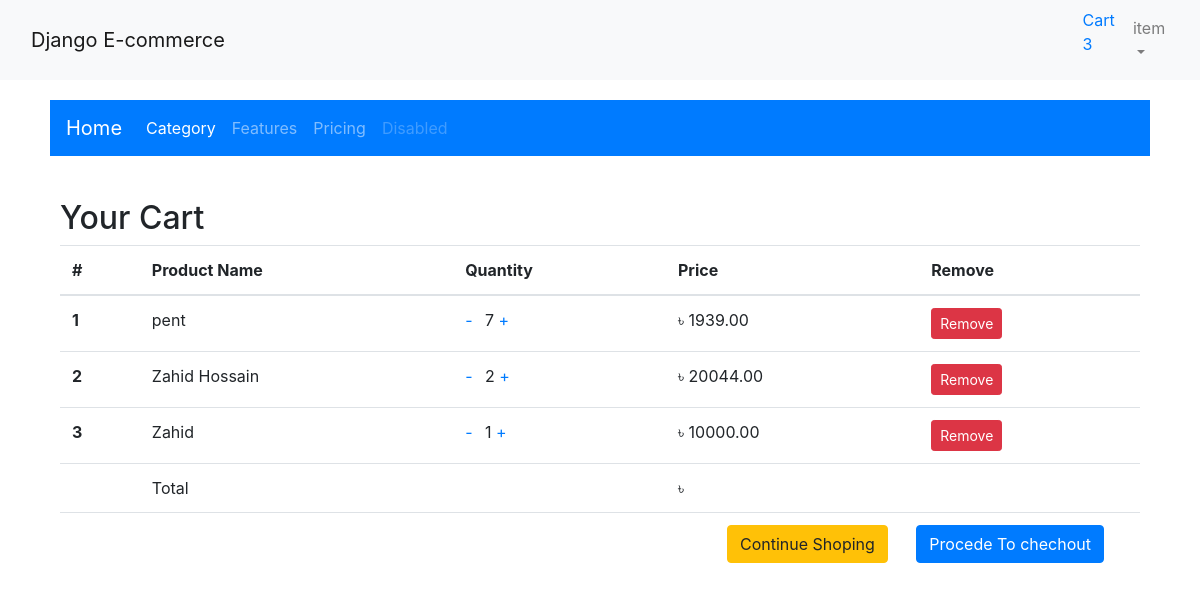
The app's page /order/cart/ (signed in) with its own data.
### App_login/models.py (models this page shows, shortened)
class Userprofile(AbstractBaseUser, PermissionsMixin):
    email = models.EmailField(unique=True, null=False)
    is_staff = models.BooleanField(
        ugettext_lazy('staff status'),
        default=False,
        help_text=ugettext_lazy('Designates whether the user canlog in this site')
    )
    is_active = models.BooleanField(
        ugettext_lazy('active'),
        default=True,
        help_text = ugettext_lazy('Designates whether the user should be treated as activeunseleted this instend of deleting issue')
    )
    USERNAME_FIELD = 'email'
    objects = MyUserManager()

### App_order/models.py (models this page shows, shortened)
class Order(models.Model):
    orderitems = models.ManyToManyField(Cart)
    user = models.ForeignKey(settings.AUTH_USER_MODEL, on_delete=models.CASCADE)
    ordered= models.BooleanField(default=False)
    created = models.DateTimeField(auto_now_add=True)
    payment = models.CharField(max_length=264, blank=True, null=True)
    orderId = models.CharField(max_length=200, blank=True, null=True)

class Cart(models.Model):
    user = models.ForeignKey(settings.AUTH_USER_MODEL, on_delete=models.CASCADE, related_name="cart")
    item = models.ForeignKey(Product, on_delete=models.CASCADE, related_name="cart")
    quantity = models.IntegerField(default=1)
    purchased = models.BooleanField(default=False)
    created = models.DateTimeField(auto_now_add=True)
    updated = models.DateTimeField(auto_now=True)
    def get_total(self):
        total = self.item.price * self.quantity
        float_total = format(total, '0.2f')
        return float_total

### App_shop/models.py (models this page shows, shortened)
class Product(models.Model):
    mainimage = models.ImageField(upload_to='Products')
    name = models.CharField(max_length=264)
    category = models.ForeignKey(Category, on_delete=models.CASCADE, related_name='category')
    preview_text = models.TextField(max_length=200, verbose_name='Preview Text')
    detail_text = models.TextField(max_length=1000, verbose_name='description')
    price = models.FloatField()
    old_price = models.FloatField(default=0.00)
    created = models.DateTimeField(auto_now_add=True)
    class Meta:
        ordering = ['-created']

### App_order/views.py (the view)
# urls.py: path('cart/', views.cart_view, name='cart'),
@login_required
def cart_view(request):
    carts = Cart.objects.filter(user=request.user, purchased=False)
    orders = Order.objects.filter(user=request.user, ordered=False)
    if carts.exists() and orders.exists():
        order = orders[0]
        return render(request, 'App_order/cart.html', context={'carts':carts, 'order':order})
    else:
        messages.warning(request, "You dont have any item inyour cart")
        return redirect("App_shop:home")

### App_order/templatetags/cart_tags.py (called while the page is built)
@register.filter
def cart_total(user):
    order = Order.objects.filter(user=user, ordered=False)
    if order.exists():
        return order[0].orderitems.count()
    else:
        return 0

### templates/App_order/cart.html (shortened to what this page needs)
{% extends 'base.html' %}
{% block body_block %}
<div class="container">
 <div class"my-5">
  <h2>Your Cart</h2>
  <table class="table">
  <thead>
    <tr>
      <th scope="col">#</th>
      <th scope="col">Product Name</th>
      <th scope="col">Quantity</th>
      <th scope="col">Price</th>
      <th scope="col">Remove</th>
    </tr>
  </thead>
  <tbody>
  {% for cart in carts %}
    <tr>
      <th scope="row">{{forloop.counter }}</th>
      <td>{{cart.item.name}}</td>
      <td>
      <a class="mr-2" href="{% url 'App_order:decrese' pk=cart.item.pk %}">-</a>
      {{cart.quantity}}
      <a class="mr-2" href="{% url 'App_order:increase' pk=cart.item.pk %}">+</a>
      </td>
      <td>&#2547; {{cart.get_total}}</td>
      <td><a href="{% url 'App_order:remove' pk=cart.item.pk %}" class="btn btn-danger btn-sm">Remove</a></td>
    </tr>
    {% endfor %}
    <tr>
     <th scope="row"></th>
     <td colspan="2">Total</td>
     <td align="rignt">&#2547 {{order.get_total | floatformat:2 }}</td>
     <td></td>
    </tr>
    <tr>
     <th scope="row"></th>
     <td colspan="4" class="text-right">
     <a href="{% url 'App_shop:home' %}" class="btn btn-warning mr-4">Continue Shoping</a>
     <a href="{% url 'App_payment:checkout' %}" class="btn btn-primary mr-4">Procede To chechout</a>
     </td>
    </tr>
  </tbody>
</table>
 </div>
</div>
{% endblock %}

### templates/navbar.html (shortened to what this page needs)
{% load cart_tags %}
<nav class="navbar navbar-expand-lg navbar-light bg-light">
  <div class="container">
  <a class="navbar-brand" href="#">Django E-commerce</a>
  </div>
  <div class="collapse navbar-collapse" id="navbarNav">
  <ul class="navbar-nav ml-auto">
  <li class="nav-item">
  <a href="{% url 'App_order:cart' %}">Cart
  {{request.user| cart_total }}
  </a>
  </li>
  <li class="nav-item dropdown">
          <a class="nav-link dropdown-toggle" href="#" id="navbarDropdown" role="button" data-bs-toggle="dropdown" aria-expanded="false">
            item {{request.user.profile.username}}
          </a>
        </li>
  </ul>
  </div>
  </nav>

### records on screen
Userprofile: user|cart_total "3"
Cart: item.name "pent", quantity "7", get_total "1939.00"
Cart: item.name "Zahid Hossain", quantity "2", get_total "20044.00"
Cart: item.name "Zahid", quantity "1", get_total "10000.00"
